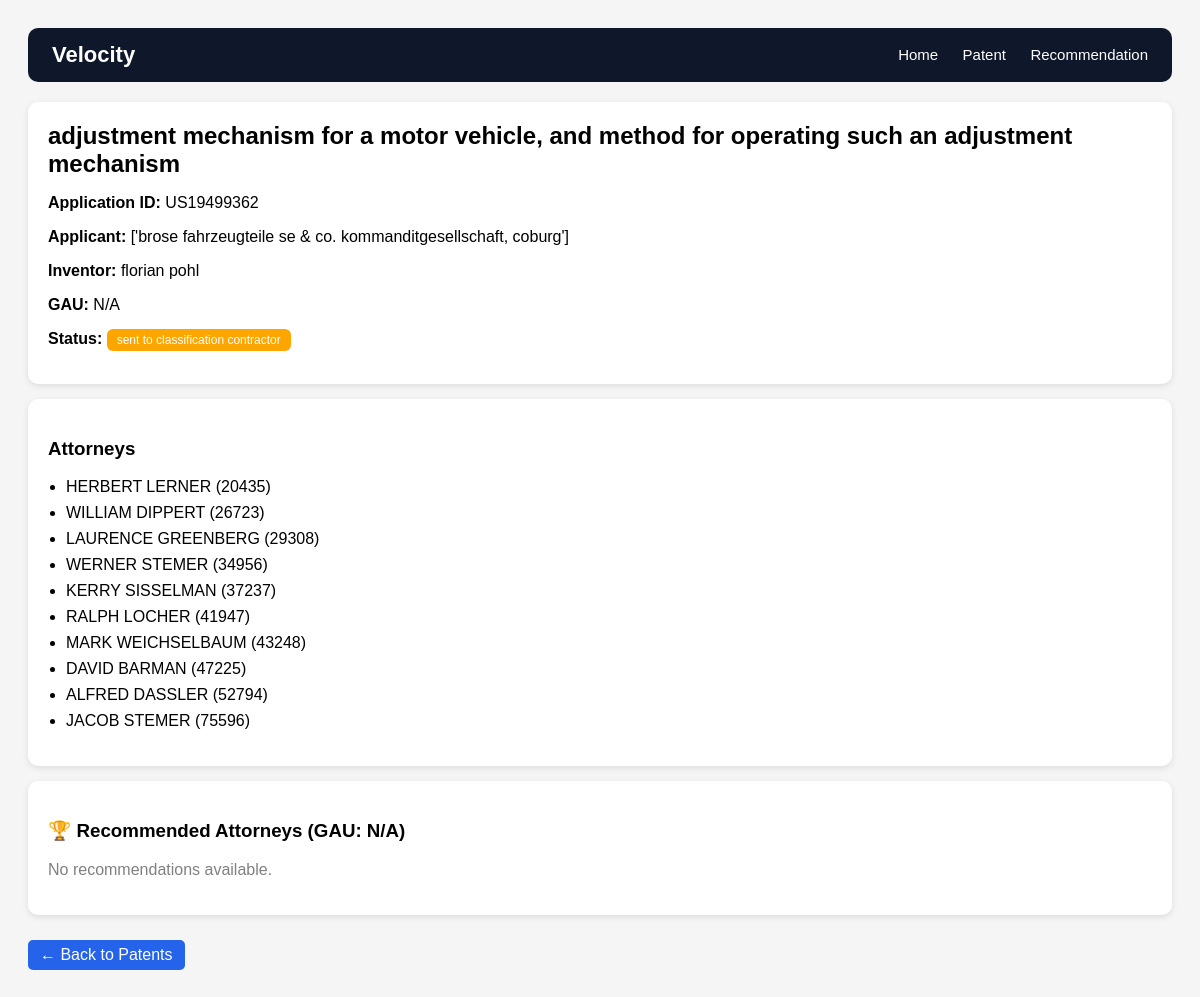
The app's page /patents/US19499362/ with its own data.
### core/models.py (models this page shows, shortened)
class Patent(models.Model):
    application_id = models.CharField(max_length=50, primary_key=True)
    title = models.TextField(blank=True, null=True)
    applicant_name = models.CharField(max_length=255, blank=True, null=True)
    inventor_name = models.CharField(max_length=255, blank=True, null=True)
    gau = models.CharField(max_length=20, blank=True, null=True)
    status = models.CharField(max_length=255, blank=True, null=True)

class Attorney(models.Model):
    registration_no = models.CharField(max_length=50, primary_key=True)
    name = models.CharField(max_length=255)

### core/views.py (the view)
# urls.py: path("patents/<str:application_id>/", patent_detail, name="patent-detail"),
def patent_detail(request, application_id):
    patent = Patent.objects.get(application_id=application_id)
    attorneys = [
        pa.attorney for pa in patent.attorneys_map.select_related("attorney")
    ]
    recommendations = []
    if patent.gau:
        recommendations = Recommendation.objects.filter(
            gau=patent.gau
        ).select_related("attorney").order_by("-success_rate")[:5]
    return render(request, "core/patent_detail.html", {
        "patent": patent,
        "attorneys": attorneys,
        "recommendations": recommendations
    })

### core/templates/core/patent_detail.html (shortened to what this page needs)
<!DOCTYPE html>
<html>
<head>
</head>
<body>
<div class="navbar">
    <div class="logo">Velocity</div>
    <div class="nav-links">
        <a href="/">Home</a>
        <a href="/patents/">Patent</a>
        <a href="/recommendations/">Recommendation</a>
    </div>
</div>
<div class="card">
    <div class="title">
        {{ patent.title|default:"No Title Available" }}
    </div>
    <p><b>Application ID:</b> {{ patent.application_id }}</p>
    <p><b>Applicant:</b> {{ patent.applicant_name|default:"N/A" }}</p>
    <p><b>Inventor:</b> {{ patent.inventor_name|default:"N/A" }}</p>
    <p><b>GAU:</b> {{ patent.gau|default:"N/A" }}</p>
    <p>
        <b>Status:</b>
        <span class="badge
            {% if 'grant' in patent.status|lower %}success
            {% elif 'reject' in patent.status|lower %}danger
            {% else %}pending{% endif %}
        ">
            {{ patent.status|default:"N/A" }}
        </span>
    </p>
</div>
<div class="card">
    <h3>Attorneys</h3>
    {% if attorneys %}
        <ul>
            {% for a in attorneys %}
                <li>
                    {{ a.name }} ({{ a.registration_no }})
                </li>
            {% endfor %}
        </ul>
    {% else %}
        <p class="empty">No attorneys found.</p>
    {% endif %}
</div>
<div class="card">
    <h3>🏆 Recommended Attorneys (GAU: {{ patent.gau|default:"N/A" }})</h3>
    {% if recommendations %}
        <ul>
            {% for r in recommendations %}
                <li>
                    <span class="rec-name">
                        {{ r.attorney.name }} ({{ r.attorney.registration_no }})
                    </span>
                    <br>
                    <span class="rec-meta">
                        Success: {{ r.success_rate }}% |
                        Total: {{ r.total_cases }} |
                        Approved: {{ r.approved }} |
                        Rejected: {{ r.rejected }}
                    </span>
                </li>
            {% endfor %}
        </ul>
    {% else %}
        <p class="empty">No recommendations available.</p>
    {% endif %}
</div>
<a href="/patents/" class="btn">← Back to Patents</a>
</body>
</html>

### core/templates/core/patent_detail.html (style rules this page uses)
body { font-family: Arial; background: #f5f5f5; padding: 20px; }
.navbar { display: flex; justify-content: space-between; align-items: center; background: #0f172a; padding: 14px 24px; color: white; border-radius: 10px; margin-bottom: 20px; }
.logo { font-size: 22px; font-weight: bold; }
.nav-links a { color: white; text-decoration: none; margin-left: 20px; font-size: 15px; }
.card { background: white; padding: 20px; border-radius: 10px; margin-bottom: 15px; box-shadow: 0 2px 6px rgba(0,0,0,0.1); }
.title { font-size: 24px; font-weight: bold; margin-bottom: 15px; }
.badge { padding: 4px 10px; border-radius: 6px; color: white; font-size: 12px; }
.pending { background: orange; }
ul { padding-left: 18px; }
li { margin-bottom: 8px; }
.empty { color: gray; }
.btn { display: inline-block; margin-top: 10px; padding: 6px 12px; background: #2563eb; color: white; text-decoration: none; border-radius: 5px; }

### records on screen
Patent: title "adjustment mechanism for a motor vehicle, and method for operating such an adjustment mechanism", application_id "US19499362", applicant_name "['brose fahrzeugteile se & co. kommanditgesellschaft, coburg']", inventor_name "florian pohl", gau "N/A", status "sent to classification contractor"
Attorney: name "HERBERT LERNER", registration_no "20435"
Attorney: name "WILLIAM DIPPERT", registration_no "26723"
Attorney: name "LAURENCE GREENBERG", registration_no "29308"
Attorney: name "WERNER STEMER", registration_no "34956"
Attorney: name "KERRY SISSELMAN", registration_no "37237"
Attorney: name "RALPH LOCHER", registration_no "41947"
Attorney: name "MARK WEICHSELBAUM", registration_no "43248"
Attorney: name "DAVID BARMAN", registration_no "47225"
Attorney: name "ALFRED DASSLER", registration_no "52794"
Attorney: name "JACOB STEMER", registration_no "75596"
